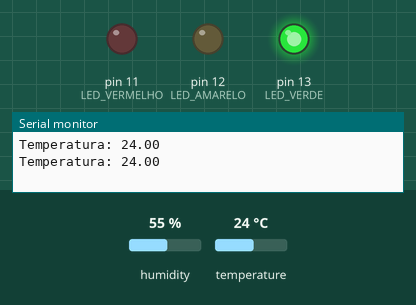
The sketch below on a simulated Arduino Uno, built with avr-gcc and run on an emulated ATmega328P. Shown: output pins drawn as LEDs (lit = HIGH), the last lines printed to the serial monitor. The inputs (shaded band) are chosen by the test bench; at power-on: temperature 24 °C, humidity 55 %.

Above: at 4.8 s.
4.9 s: temperature set to 26 °C
At 7.0 s:
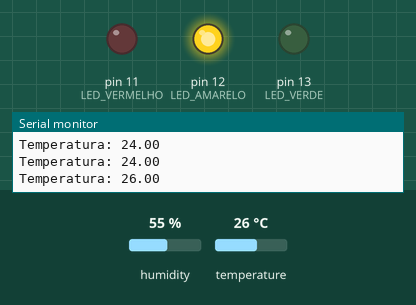
7.9 s: temperature set to 28 °C
10.9 s: temperature set to 31 °C
At 13.0 s:
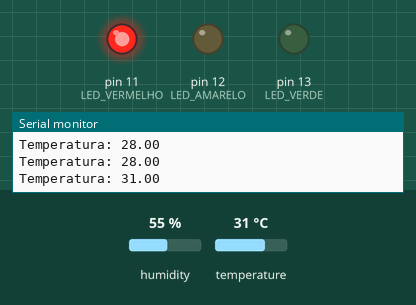
13.9 s: temperature set to 12 °C
At 15.4 s:
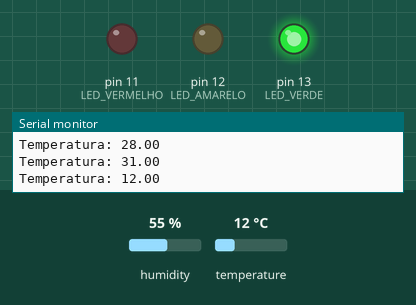
16.9 s: temperature set to 33 °C
At 19.0 s:
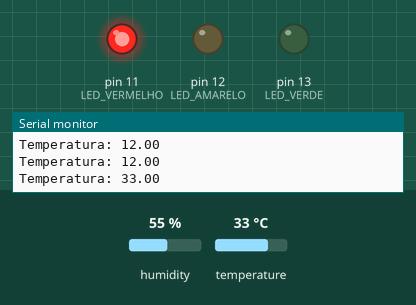
Timing chart, 0 to 20.5 s (numbered marks = the images above; inputs shaded):
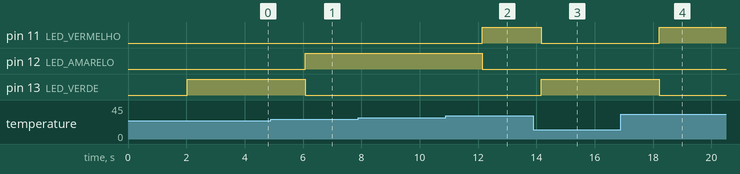

The sketch:

EX1.ino
```cpp
#include "DHT.h"

DHT dht(3, DHT11);
#define LED_VERDE 13
#define LED_AMARELO 12
#define LED_VERMELHO 11

void setup() {
  Serial.begin(9600);
  dht.begin();
  pinMode(LED_VERDE, OUTPUT);
  pinMode(LED_AMARELO, OUTPUT);
  pinMode(LED_VERMELHO, OUTPUT);
}

void loop() {
  delay(2000);
  float temperatura = dht.readTemperature();

  if (isnan(temperatura)) {
    Serial.println("ERRO NO SENSOR!");
    return;
  }

  Serial.print("Temperatura: ");
  Serial.println(temperatura);

  digitalWrite(LED_VERDE, temperatura < 25);
  digitalWrite(LED_AMARELO, temperatura >= 25 && temperatura < 30);
  digitalWrite(LED_VERMELHO, temperatura >= 30);
}
```

Measured:
- the behaviour switches between 24 and 25 °C on temperature (found by bisection; images 0 and 1)
- the behaviour switches between 29 and 30 °C on temperature (found by bisection; images 1 and 2)
- after the input at 4.9 s, pin 12 (LED_AMARELO): LOW → HIGH after 1.2 s; pin 13 (LED_VERDE): HIGH → LOW after 1.2 s
- after the input at 10.9 s, pin 11 (LED_VERMELHO): LOW → HIGH after 1.2 s; pin 12 (LED_AMARELO): HIGH → LOW after 1.2 s
- after the input at 13.9 s, pin 11 (LED_VERMELHO): HIGH → LOW after 0.27 s; pin 13 (LED_VERDE): LOW → HIGH after 0.27 s
- after the input at 16.9 s, pin 11 (LED_VERMELHO): LOW → HIGH after 1.3 s; pin 13 (LED_VERDE): HIGH → LOW after 1.3 s
